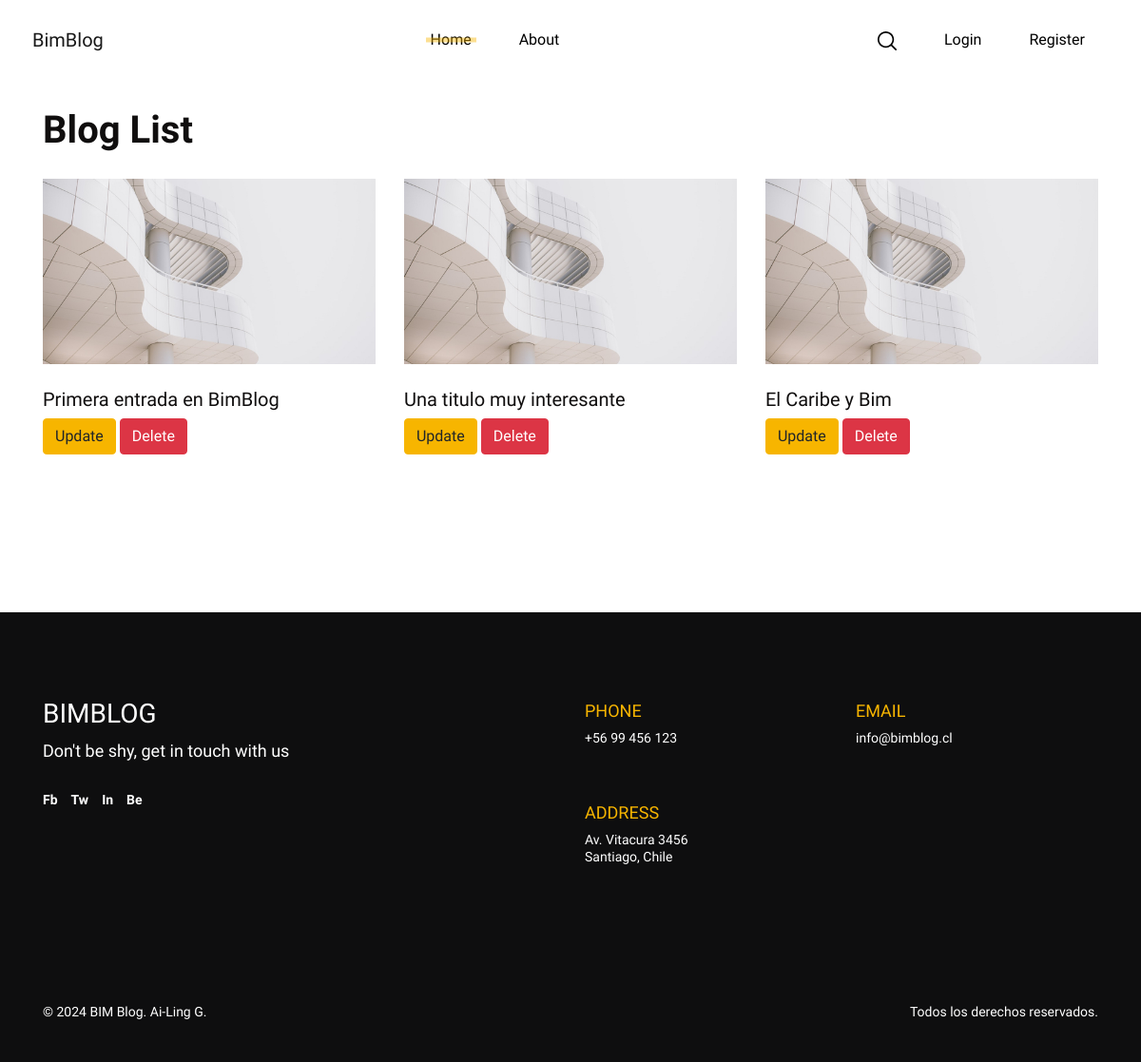
Before: /pages with the older database file.
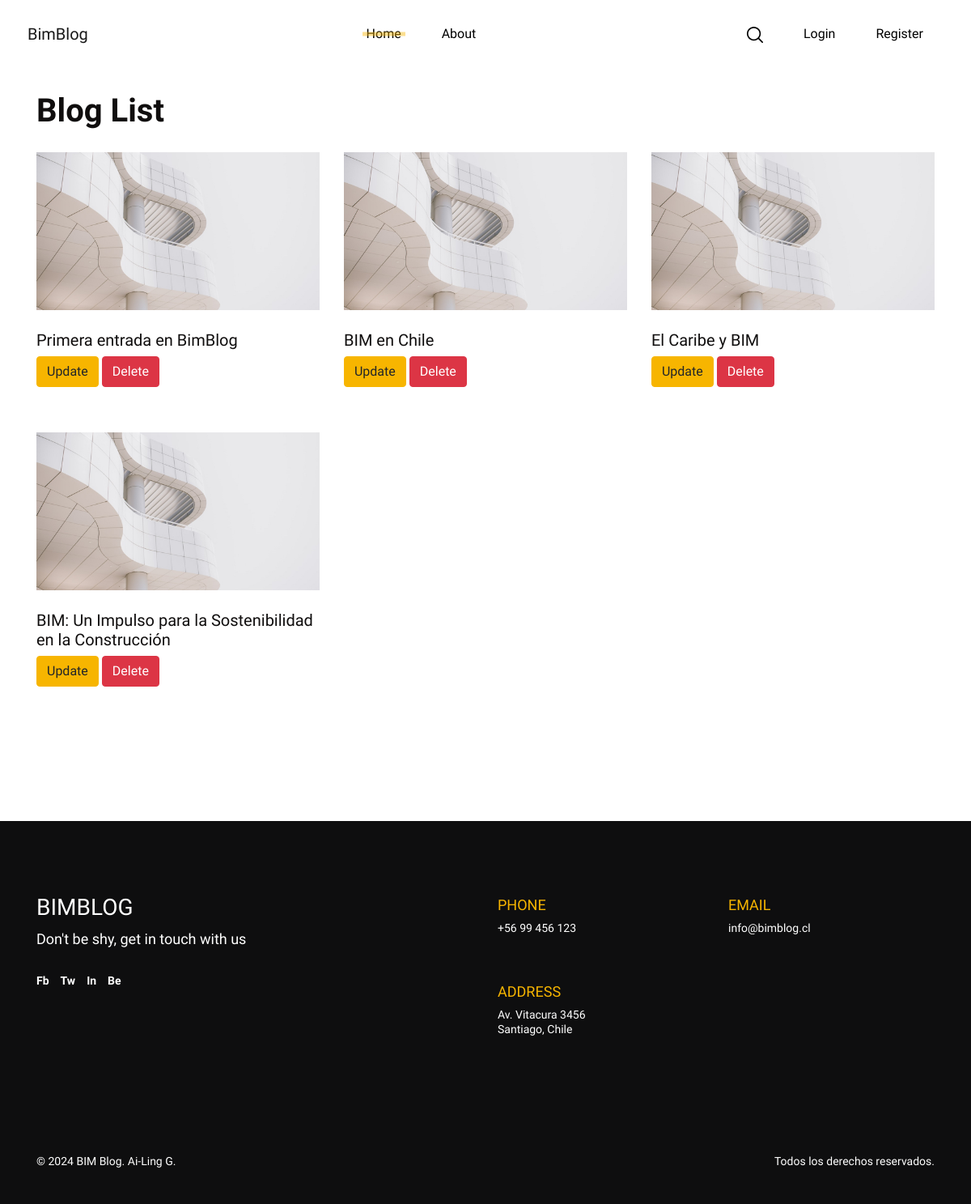
After: the same page with the newer database file.
### blog/models.py (models this page shows, shortened)
class BlogPost(models.Model):
    image = models.ImageField(upload_to='images/', default='default_image_blog')
    title = models.CharField(max_length=255)
    body = models.TextField()
    author = models.ForeignKey(Author, on_delete=models.CASCADE)
    created_on = models.DateTimeField(auto_now_add=True)
    category = models.ManyToManyField(Category)
    comments = models.ForeignKey(Comment, on_delete=models.CASCADE, related_name='comments', blank=True, null=True)
    objects = models.Manager()

### blog/views.py (the view)
# urls.py: path('pages', pages, name='pages'),
def pages(request):
    posts = models.BlogPost.objects.all()
    context = {
        'posts': posts,
    }
    return render(request, "blog/pages.html", context)

### blog/templates/blog/pages.html
{% extends 'blog/base.html' %}
{% block content %}
{% load static %}
<body>
<main class="portfolio-grid-page">
    <div class="container">
        <h1 class="oleez-page-title">Blog List</h1>
        <div class="row">
            {% for post in posts %}
            <div class="col-md-4 portfolio-card wow fadeInUp">
                <div class="project-thumbnail-wrapper">
                    <img src="{% static 'assets/images/Standard_list_blog/Standard_1@2x.jpg' %}" alt="portffolio"
                         class="project-thumbnail">
                </div>
                <h5 class="project-name">{{ post.title }}</h5>
                <div class="post-actions">
                    <a href="{% url 'update_post' post.id %}" class="btn btn-primary btn-m">Update</a>
                    <a href="{% url 'delete_post' post.id %}" class="btn btn-danger btn-m">Delete</a>
                </div>
            </div>
            {% endfor %}
        </div>
    </div>
</main>
</body>
{% endblock %}

### blog/templates/blog/base.html (shortened to what this page needs)
<!DOCTYPE html>
<html lang="es">
<head>
    {% load static %}
    <link rel="stylesheet" href="{% static 'css/bootstrap.min.css' %}">
    <link href="{% static 'assets/css/style.css'%}" rel="stylesheet"/>
    <link rel="stylesheet" href="{% static 'assets/vendors/fancybox/jquery.fancybox.min.css' %}">
    <link rel="stylesheet" href="{% static 'assets/vendors/animate.css/animate.min.css' %}">
</head>
<body>
<header class="oleez-header">
    <nav class="navbar navbar-expand-lg navbar-light">
        <a class="navbar-brand" href="{% url 'home' %}">BimBlog</a>
        <div class="collapse navbar-collapse" id="oleezMainNav">
            <ul class="navbar-nav mx-auto mt-2 mt-lg-0">
                <li class="nav-item active">
                    <a class="nav-link" href="{% url 'home' %}">Home <span class="sr-only">(current)</span></a>
                </li>
                <li class="nav-item">
                    <a class="nav-link" href="{% url 'about' %}">About</a>
                </li>
            </ul>
            <ul class="navbar-nav d-none d-lg-flex">
                <li class="nav-item active">
                    <a class="nav-link nav-link-btn" href="{% url 'search' %}" data-toggle="searchModal">
                        <img src='{% static "assets/images/search.svg" %}' alt="search">
                    </a>
                </li>
                {% if user.is_authenticated %}
                <li class="nav-item">
                    <a class="nav-link" href="{% url 'home' %}">Bienvenido, {{ user.username }}</a>
                </li>
                <li class="nav-item">
                    <a class="nav-link" href="{% url 'create_post' %}">Post</a>
                </li>
                {% if user.is_staff %}
                <li class="nav-item">
                    <a class="nav-link" href="{% url 'pages' %}">Pages</a>
                </li>
                {% endif %}
                <li class="nav-item">
                    <form class="nav-link" action="{% url 'logout' %}" method="post">
                        {% csrf_token %}
                        <button type="submit" class="btn btn-dark btn-sm">Logout</button>
                    </form>
                </li>
                {% else %}
                <li class="nav-item">
                    <a class="nav-link" href="{% url 'login' %}">Login</a>
                </li>
                <li class="nav-item">
                    <a class="nav-link" href="{% url 'register' %}">Register</a>
                </li>
                {% endif %}
            </ul>
        </div>
    </nav>
</header>
<main>
    {% block content %}{% endblock %}
</main>
<footer class="oleez-footer">
    <div class="container">
        <div class="footer-content">
            <div class="row">
                <div class="col-md-6">
                    <h3 class="footer-title">BIMBLOG</h3>
                    <p class="footer-intro-text">Don't be shy, get in touch with us</p>
                    <nav class="footer-social-links">
                        <a href="#!">Fb</a>
                        <a href="#!">Tw</a>
                        <a href="#!">In</a>
                        <a href="#!">Be</a>
                    </nav>
                </div>
                <div class="col-md-6">
                    <div class="row">
                        <div class="col-md-6 footer-widget-text">
                            <h6 class="widget-title">PHONE</h6>
                            <p class="widget-content">+56 99 456 123</p>
                        </div>
                        <div class="col-md-6 footer-widget-text">
                            <h6 class="widget-title">EMAIL</h6>
                            <p class="widget-content">info@bimblog.cl</p>
                        </div>
                        <div class="col-md-6 footer-widget-text">
                            <h6 class="widget-title">ADDRESS</h6>
                            <p class="widget-content">Av. Vitacura 3456 <br> Santiago, Chile</p>
                        </div>
                    </div>
                </div>
            </div>
        </div>
        <div class="footer-text">
            <p class="mb-md-0">© 2024 BIM Blog. <a href=""
                                                   target="_blank"
                                                   rel="noopener noreferrer"
                                                   class="text-reset">Ai-Ling G</a>.</p>
            <p class="mb-0">Todos los derechos reservados.</p>
        </div>
    </div>
</footer>
</body>
</html>

Changed rows visible on the page:
changed BlogPost: title "Una titulo muy interesante" → "BIM en Chile"
changed BlogPost: title "El Caribe y Bim" → "El Caribe y BIM"
added BlogPost: title "BIM: Un Impulso para la Sostenibilidad en la Construcción"
